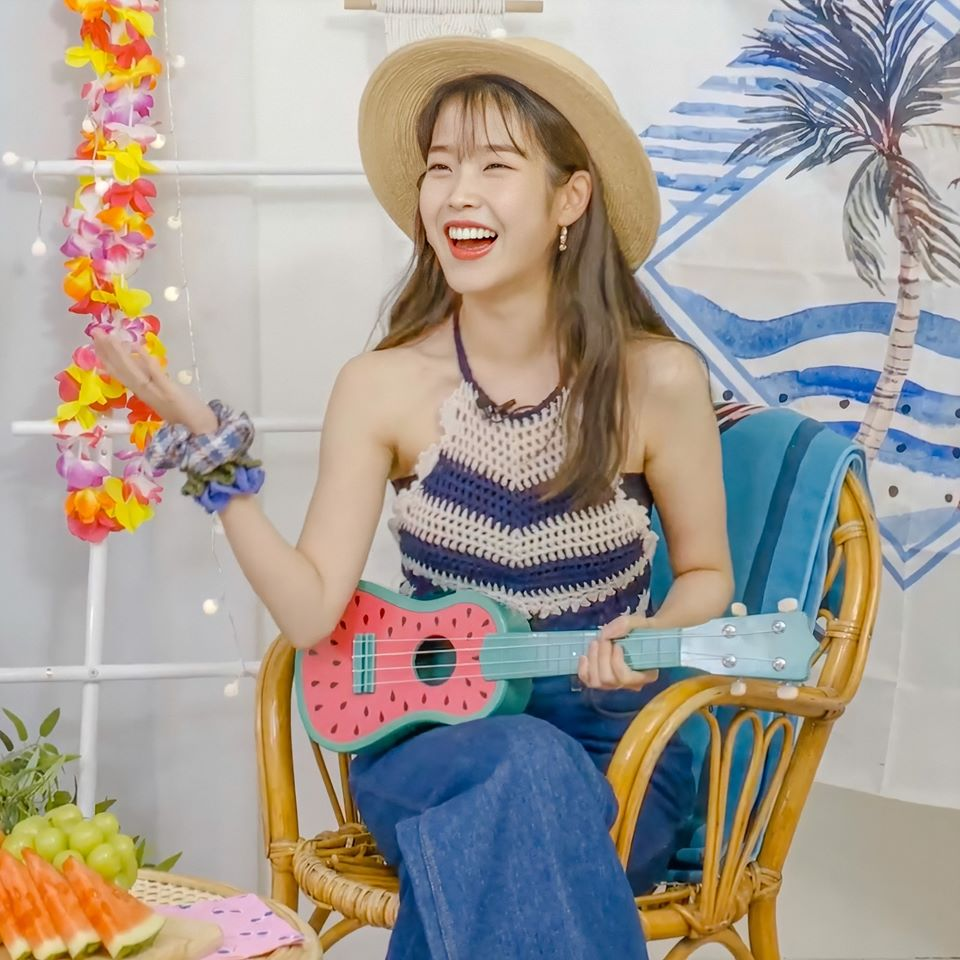
#> input picture image/iu.jpeg, 960 x 960 px
$ python opencv_ex04.py
#> lines starting #> are read from the running program, lines starting #| are printed output that depends on the picture
import cv2
import numpy as np

org = cv2.imread('./image/iu.jpeg')
#> org is the input picture: shape (960, 960, 3); mean B, G, R 147.1, 156.1, 164.7
dst = cv2.resize(org, dsize=(640, 480))
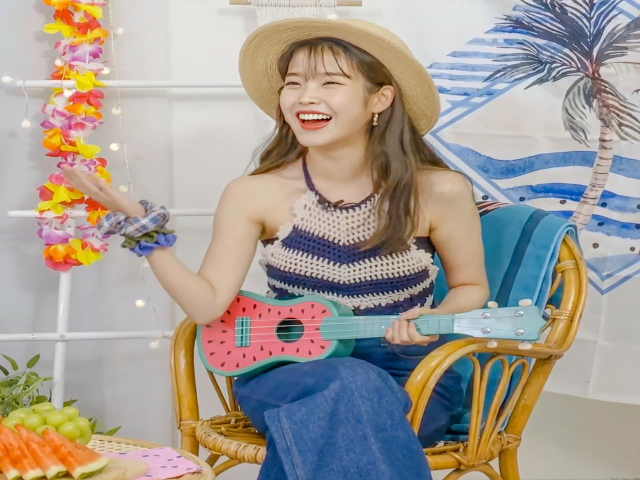
#> dst: shape (480, 640, 3); mean B, G, R 147.1, 156.1, 164.8

cv2.imshow("origin", dst)

cv2.waitKey(0)
cv2.destroyAllWindows()
